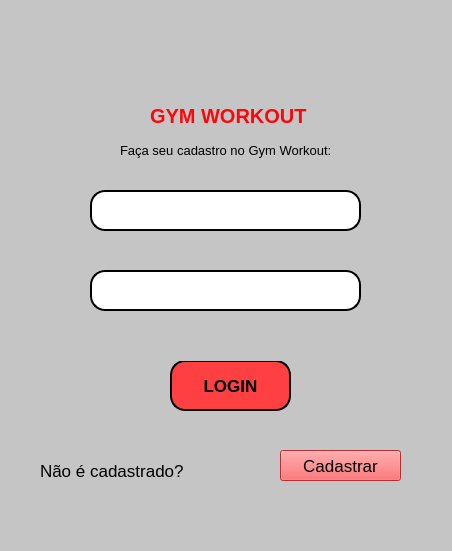
<?xml version="1.0" encoding="UTF-8"?>
<ui version="4.0">
 <class>MainWindow</class>
 <widget class="QMainWindow" name="MainWindow">
  <property name="geometry">
   <rect>
    <x>0</x>
    <y>0</y>
    <width>452</width>
    <height>551</height>
   </rect>
  </property>
  <property name="windowTitle">
   <string>MainWindow</string>
  </property>
  <property name="styleSheet">
   <string notr="true">
background-color: rgb(197, 197, 197);</string>
  </property>
  <widget class="QWidget" name="centralwidget">
   <widget class="QPushButton" name="pushButton">
    <property name="geometry">
     <rect>
      <x>170</x>
      <y>360</y>
      <width>121</width>
      <height>51</height>
     </rect>
    </property>
    <property name="font">
     <font>
      <pointsize>13</pointsize>
      <weight>75</weight>
      <bold>true</bold>
     </font>
    </property>
    <property name="styleSheet">
     <string notr="true">background-color: rgb(255, 64, 67);
border-style: outset;
border-width: 2px;
border-radius: 15px;
border-color: black;</string>
    </property>
    <property name="text">
     <string>LOGIN</string>
    </property>
   </widget>
   <widget class="QLineEdit" name="lineEdit">
    <property name="geometry">
     <rect>
      <x>90</x>
      <y>190</y>
      <width>271</width>
      <height>41</height>
     </rect>
    </property>
    <property name="font">
     <font>
      <pointsize>15</pointsize>
      <weight>75</weight>
      <bold>true</bold>
     </font>
    </property>
    <property name="styleSheet">
     <string notr="true">background-color: rgb(255, 255, 255);
border-radius: 15px;
border-style: outset;
border-width: 2px;</string>
    </property>
   </widget>
   <widget class="QLineEdit" name="lineEdit_2">
    <property name="geometry">
     <rect>
      <x>90</x>
      <y>270</y>
      <width>271</width>
      <height>41</height>
     </rect>
    </property>
    <property name="styleSheet">
     <string notr="true">background-color: rgb(255, 255, 255);
border-radius: 15px;
border-style: outset;
border-width: 2px;</string>
    </property>
   </widget>
   <widget class="QLabel" name="label">
    <property name="geometry">
     <rect>
      <x>40</x>
      <y>460</y>
      <width>181</width>
      <height>21</height>
     </rect>
    </property>
    <property name="font">
     <font>
      <pointsize>13</pointsize>
     </font>
    </property>
    <property name="text">
     <string>Não é cadastrado?</string>
    </property>
   </widget>
   <widget class="QPushButton" name="pushButton_2">
    <property name="geometry">
     <rect>
      <x>280</x>
      <y>450</y>
      <width>121</width>
      <height>31</height>
     </rect>
    </property>
    <property name="font">
     <font>
      <pointsize>13</pointsize>
     </font>
    </property>
    <property name="styleSheet">
     <string notr="true">background-color: rgb(255, 64, 67);</string>
    </property>
    <property name="text">
     <string>Cadastrar</string>
    </property>
   </widget>
   <widget class="QLabel" name="label_2">
    <property name="geometry">
     <rect>
      <x>80</x>
      <y>80</y>
      <width>41</width>
      <height>31</height>
     </rect>
    </property>
    <property name="text">
     <string/>
    </property>
    <property name="pixmap">
     <pixmap>usuario.png</pixmap>
    </property>
   </widget>
   <widget class="QLabel" name="label_3">
    <property name="geometry">
     <rect>
      <x>60</x>
      <y>270</y>
      <width>51</width>
      <height>41</height>
     </rect>
    </property>
    <property name="text">
     <string/>
    </property>
    <property name="pixmap">
     <pixmap>cadeado.png</pixmap>
    </property>
   </widget>
   <widget class="QLabel" name="label_4">
    <property name="geometry">
     <rect>
      <x>120</x>
      <y>330</y>
      <width>241</width>
      <height>31</height>
     </rect>
    </property>
    <property name="font">
     <font>
      <pointsize>13</pointsize>
     </font>
    </property>
    <property name="styleSheet">
     <string notr="true">color: rgb(255, 255, 127);</string>
    </property>
    <property name="text">
     <string/>
    </property>
   </widget>
   <widget class="QLabel" name="label_5">
    <property name="geometry">
     <rect>
      <x>60</x>
      <y>190</y>
      <width>101</width>
      <height>41</height>
     </rect>
    </property>
    <property name="text">
     <string/>
    </property>
    <property name="pixmap">
     <pixmap>login.png</pixmap>
    </property>
   </widget>
   <widget class="QLabel" name="label_6">
    <property name="geometry">
     <rect>
      <x>160</x>
      <y>0</y>
      <width>291</width>
      <height>101</height>
     </rect>
    </property>
    <property name="text">
     <string/>
    </property>
    <property name="pixmap">
     <pixmap>pesinho.png</pixmap>
    </property>
   </widget>
   <widget class="QLabel" name="label_7">
    <property name="geometry">
     <rect>
      <x>150</x>
      <y>100</y>
      <width>211</width>
      <height>31</height>
     </rect>
    </property>
    <property name="font">
     <font>
      <pointsize>15</pointsize>
      <weight>75</weight>
      <bold>true</bold>
     </font>
    </property>
    <property name="styleSheet">
     <string notr="true">COLOR:rgb(255, 6, 10)</string>
    </property>
    <property name="text">
     <string>GYM WORKOUT</string>
    </property>
   </widget>
   <widget class="QLabel" name="label_8">
    <property name="geometry">
     <rect>
      <x>120</x>
      <y>140</y>
      <width>231</width>
      <height>21</height>
     </rect>
    </property>
    <property name="font">
     <font>
      <pointsize>10</pointsize>
     </font>
    </property>
    <property name="text">
     <string>Faça seu cadastro no Gym Workout:</string>
    </property>
   </widget>
   <zorder>label_6</zorder>
   <zorder>label_5</zorder>
   <zorder>label_3</zorder>
   <zorder>label_2</zorder>
   <zorder>pushButton</zorder>
   <zorder>lineEdit</zorder>
   <zorder>lineEdit_2</zorder>
   <zorder>label</zorder>
   <zorder>pushButton_2</zorder>
   <zorder>label_4</zorder>
   <zorder>label_7</zorder>
   <zorder>label_8</zorder>
  </widget>
  <widget class="QMenuBar" name="menubar">
   <property name="geometry">
    <rect>
     <x>0</x>
     <y>0</y>
     <width>452</width>
     <height>21</height>
    </rect>
   </property>
  </widget>
  <widget class="QStatusBar" name="statusbar"/>
 </widget>
 <resources/>
 <connections/>
</ui>
